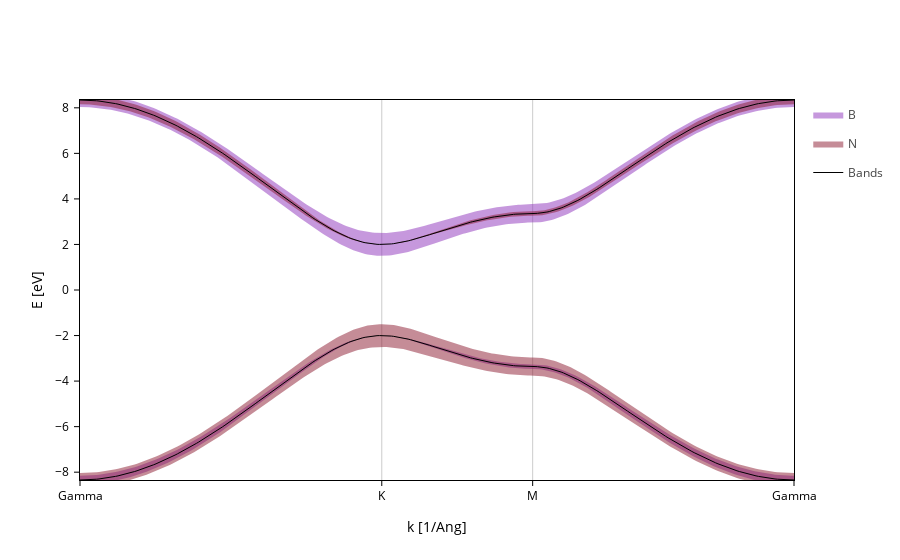

Source (notebook cell):
### Markdown cell above
## Requesting specific weights

The fatbands that the plot draws are controlled by the `groups` setting. This setting works exactly like the `groups` setting in `PdosPlot`, which is documented [here](./PdosPlot.ipynb). Therefore we won't give an extended description of it, but just quickly show that you can autogenerate the groups:

### Code cell
fatbands.split_orbs(on="species", name="$species")

### Figure 1 — Plotly figure (JSON) as saved in the notebook; plotly's stock layout.template omitted (floating-point values rounded to 4 significant figures; data arrays with more than 128 entries replaced by an {"elided": "..."} marker saying what was removed)
{"data": [{"fill": "toself", "legendgroup": "B", "line": {"color": "#8d32bb", "width": 0}, "meta": {}, "mode": "lines", "name": "B", "opacity": 1, "type": "scatter", "x": {"elided": "602 float values"}, "y": {"elided": "602 float values"}}, {"fill": "toself", "legendgroup": "B", "line": {"color": "#8d32bb", "width": 0}, "meta": {}, "mode": "lines", "name": "B", "opacity": 1, "showlegend": false, "type": "scatter", "x": {"elided": "602 float values"}, "y": {"elided": "602 float values"}}, {"fill": "toself", "legendgroup": "N", "line": {"color": "#8c1a31", "width": 0}, "meta": {}, "mode": "lines", "name": "N", "opacity": 1, "type": "scatter", "x": {"elided": "602 float values"}, "y": {"elided": "602 float values"}}, {"fill": "toself", "legendgroup": "N", "line": {"color": "#8c1a31", "width": 0}, "meta": {}, "mode": "lines", "name": "N", "opacity": 1, "showlegend": false, "type": "scatter", "x": {"elided": "602 float values"}, "y": {"elided": "602 float values"}}, {"legendgroup": "Bands", "line": {"color": "black", "dash": "solid", "width": 1}, "meta": {}, "mode": "lines", "name": "Bands", "opacity": 1, "type": "scatter", "x": {"elided": "301 float values"}, "y": {"elided": "301 float values"}}, {"legendgroup": "Bands", "line": {"color": "black", "dash": "solid", "width": 1}, "meta": {}, "mode": "lines", "name": "Bands", "opacity": 1, "showlegend": false, "type": "scatter", "x": {"elided": "301 float values"}, "y": {"elided": "301 float values"}}], "layout": {"scene": {"xaxis": {"range": [0.0, 4.03], "showgrid": true, "ticktext": ["Gamma", "K", "M", "Gamma"], "tickvals": [0.0, 1.703, 2.555, 4.03], "title": {"text": "k [1/Ang]"}}, "yaxis": {"range": [-8.343, 8.343], "title": {"text": "E [eV]"}}}, "xaxis": {"range": [0.0, 4.03], "showgrid": true, "ticktext": ["Gamma", "K", "M", "Gamma"], "tickvals": [0.0, 1.703, 2.555, 4.03], "title": {"text": "k [1/Ang]"}}, "yaxis": {"range": [-8.343, 8.343], "title": {"text": "E [eV]"}}}}
